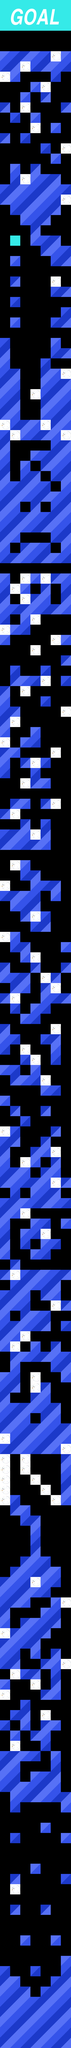

Tiled map render using the project's own tile images. Description and the map definition, with tile-layer contents summarised, below:
An orthogonal 7x200 tile map with 64x64 px tiles, 2 tile layers (Tile Layer 1, Tile Layer 2), 3 tilesets.

<map version="1.0" orientation="orthogonal" width="7" height="200" tilewidth="64" tileheight="64">
 <tileset firstgid="1" name="rainbowTileSet" tilewidth="64" tileheight="64">
  <image source="../images/tilesets/rainbowTileSet.png" width="448" height="384" />
  <tile id="0">
   <properties>
    <property name="platform" value="true" />
   </properties>
  </tile>
  <tile id="1">
   <properties>
    <property name="platform" value="true" />
   </properties>
  </tile>
  <tile id="2">
   <properties>
    <property name="platform" value="true" />
   </properties>
  </tile>
  <tile id="3">
   <properties>
    <property name="platform" value="true" />
   </properties>
  </tile>
  <tile id="4">
   <properties>
    <property name="platform" value="true" />
   </properties>
  </tile>
  <tile id="5">
   <properties>
    <property name="platform" value="true" />
   </properties>
  </tile>
  <tile id="6">
   <properties>
    <property name="platform" value="true" />
   </properties>
  </tile>
  <tile id="7">
   <properties>
    <property name="platform" value="true" />
   </properties>
  </tile>
  <tile id="8">
   <properties>
    <property name="platform" value="true" />
   </properties>
  </tile>
  <tile id="9">
   <properties>
    <property name="platform" value="true" />
   </properties>
  </tile>
  <tile id="10">
   <properties>
    <property name="platform" value="true" />
   </properties>
  </tile>
  <tile id="11">
   <properties>
    <property name="platform" value="true" />
   </properties>
  </tile>
  <tile id="12">
   <properties>
    <property name="platform" value="true" />
   </properties>
  </tile>
  <tile id="13">
   <properties>
    <property name="platform" value="true" />
   </properties>
  </tile>
  <tile id="14">
   <properties>
    <property name="platform" value="true" />
   </properties>
  </tile>
  <tile id="15">
   <properties>
    <property name="platform" value="true" />
   </properties>
  </tile>
  <tile id="16">
   <properties>
    <property name="platform" value="true" />
   </properties>
  </tile>
  <tile id="17">
   <properties>
    <property name="platform" value="true" />
   </properties>
  </tile>
  <tile id="18">
   <properties>
    <property name="platform" value="true" />
   </properties>
  </tile>
  <tile id="19">
   <properties>
    <property name="platform" value="true" />
   </properties>
  </tile>
  <tile id="20">
   <properties>
    <property name="platform" value="true" />
   </properties>
  </tile>
 </tileset>
 <tileset firstgid="43" name="rainbowTileSet" tilewidth="64" tileheight="64">
  <image source="../images/tilesets/rainbowTileSet.png" width="448" height="384" />
  <tile id="21">
   <properties>
    <property name="coin" value="true" />
    <property name="platform" value="true" />
   </properties>
  </tile>
  <tile id="22">
   <properties>
    <property name="platform" value="true" />
   </properties>
  </tile>
  <tile id="23">
   <properties>
    <property name="platform" value="true" />
   </properties>
  </tile>
  <tile id="24">
   <properties>
    <property name="platform" value="true" />
   </properties>
  </tile>
  <tile id="25">
   <properties>
    <property name="platform" value="true" />
   </properties>
  </tile>
  <tile id="26">
   <properties>
    <property name="platform" value="true" />
   </properties>
  </tile>
  <tile id="27">
   <properties>
    <property name="platform" value="true" />
   </properties>
  </tile>
  <tile id="28">
   <properties>
    <property name="platform" value="true" />
   </properties>
  </tile>
  <tile id="29">
   <properties>
    <property name="platform" value="true" />
   </properties>
  </tile>
  <tile id="30">
   <properties>
    <property name="platform" value="true" />
   </properties>
  </tile>
  <tile id="31">
   <properties>
    <property name="platform" value="true" />
   </properties>
  </tile>
  <tile id="32">
   <properties>
    <property name="platform" value="true" />
   </properties>
  </tile>
  <tile id="33">
   <properties>
    <property name="platform" value="true" />
   </properties>
  </tile>
  <tile id="34">
   <properties>
    <property name="platform" value="true" />
   </properties>
  </tile>
  <tile id="35">
   <properties>
    <property name="platform" value="true" />
   </properties>
  </tile>
  <tile id="36">
   <properties>
    <property name="platform" value="true" />
   </properties>
  </tile>
  <tile id="37">
   <properties>
    <property name="platform" value="true" />
   </properties>
  </tile>
  <tile id="38">
   <properties>
    <property name="platform" value="true" />
   </properties>
  </tile>
  <tile id="39">
   <properties>
    <property name="platform" value="true" />
   </properties>
  </tile>
  <tile id="40">
   <properties>
    <property name="platform" value="true" />
   </properties>
  </tile>
  <tile id="41">
   <properties>
    <property name="platform" value="true" />
   </properties>
  </tile>
 </tileset>
 <tileset firstgid="85" name="enemytileset" tilewidth="64" tileheight="64">
  <image source="../images/tilesets/enemytileset.png" width="256" height="64" />
  <tile id="0">
   <properties>
    <property name="type" value="bird" />
   </properties>
  </tile>
  <tile id="1">
   <properties>
    <property name="type" value="cloud" />
   </properties>
  </tile>
  <tile id="2">
   <properties>
    <property name="type" value="electric" />
   </properties>
  </tile>
  <tile id="3">
   <properties>
    <property name="type" value="snow" />
   </properties>
  </tile>
 </tileset>
 <layer name="Tile Layer 1" width="7" height="200">
  <data>[1400 cells, 674 non-empty, 24 distinct tile ids]</data>
 </layer>
 <layer name="Tile Layer 2" width="7" height="200">
  <data>[1400 cells, 82 non-empty, 2 distinct tile ids]</data>
 </layer>
</map>
